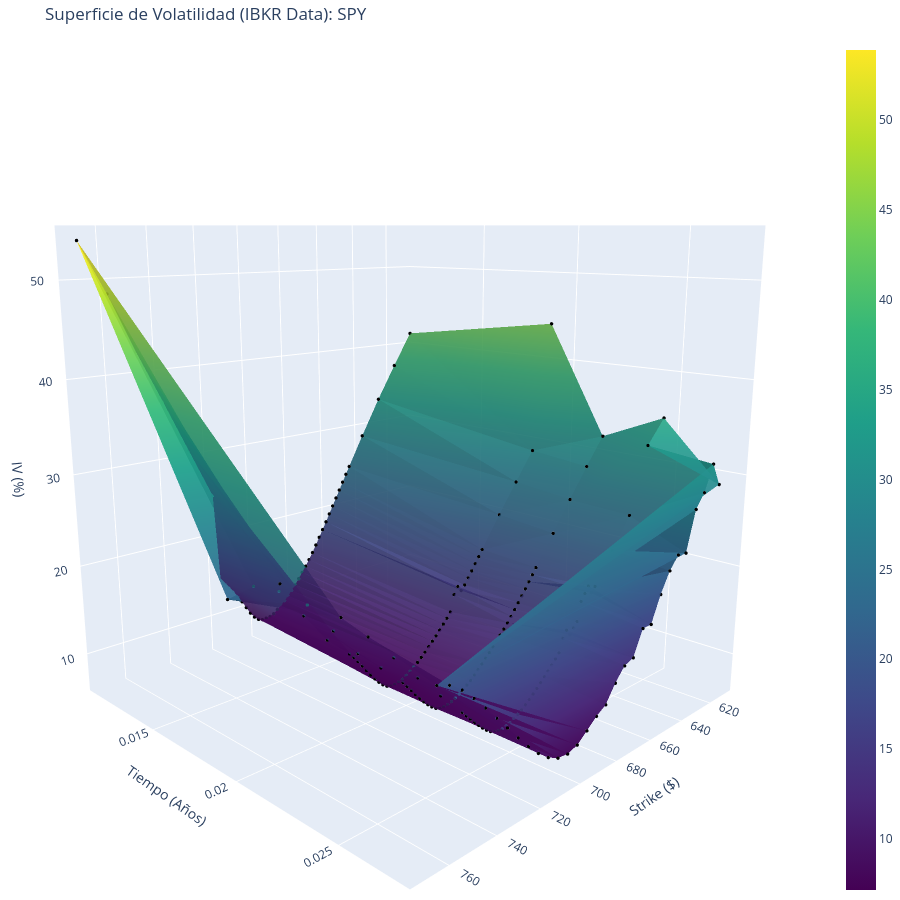

Write notebook code for a chart like this one.
### Code cell
# -*- coding: utf-8 -*-
"""
Ejercicio Máster V15: Superficie de Volatilidad 3D (Híbrida & Validada)
-----------------------------------------------------------------------
1. Detecta strikes REALES usando 'reqContractDetails'.
2. Prioriza la IV oficial de IBKR (ModelGreeks).
3. Fallback: Calcula IV a mano si IBKR no envía dato.
4. Grafica Superficie 3D interactiva.
"""

import math
import datetime as dt
import pandas as pd
import plotly.graph_objects as go
from ib_insync import IB, Stock, Option, util

# --- 1. MATEMÁTICAS DE APOYO (SOLO PARA FALLBACK) ---
def ensure_ipython_loop():
    try:
        from IPython import get_ipython
        if get_ipython() and getattr(get_ipython(), "kernel", None):
            util.startLoop()
    except: pass

def norm_cdf(x):
    return 0.5 * (1.0 + math.erf(x / math.sqrt(2.0)))

def implied_vol_fallback(price, S, K, T, r, q, right):
    """Calcula IV a mano solo si IB no la envía."""
    if price <= 0.05 or T <= 0: return float("nan")

    def price_bs(s):
        if s < 1e-4: s = 1e-4
        d1 = (math.log(S/K) + (r - q + 0.5*s**2)*T) / (s*math.sqrt(T))
        d2 = d1 - s*math.sqrt(T)
        if right == "C":
            return math.exp(-q*T)*S*norm_cdf(d1) - math.exp(-r*T)*K*norm_cdf(d2)
        else:
            return math.exp(-r*T)*K*norm_cdf(-d2) - math.exp(-q*T)*S*norm_cdf(-d1)

    lo, hi = 1e-4, 4.0
    for _ in range(20):
        mid = (lo+hi)/2
        try:
            p = price_bs(mid)
            if abs(p - price) < 1e-3: return mid
            if p > price: hi = mid
            else: lo = mid
        except: return float("nan")
    return (lo+hi)/2

# --- 2. VISUALIZACIÓN ---
def plot_surface_v15(df, ticker):
    if df.empty:
        print("Datos insuficientes para graficar.")
        return

    # Limpieza de valores extremos para que la gráfica no se deforme
    df = df[(df['IV'] > 1) & (df['IV'] < 100)]

    # Agrupar Calls y Puts del mismo strike/vencimiento para suavizar
    df_surf = df.groupby(['Strike', 'T_Years'])[['IV']].mean().reset_index()

    fig = go.Figure()

    # Malla 3D
    fig.add_trace(go.Mesh3d(
        x=df_surf['Strike'],
        y=df_surf['T_Years'],
        z=df_surf['IV'],
        intensity=df_surf['IV'],
        colorscale='Viridis',
        opacity=0.9,
        flatshading=True,
        name='IV Surface'
    ))

    # Puntos reales
    fig.add_trace(go.Scatter3d(
        x=df_surf['Strike'],
        y=df_surf['T_Years'],
        z=df_surf['IV'],
        mode='markers',
        marker=dict(size=2, color='black'),
        name='Datos'
    ))

    fig.update_layout(
        title=f"Superficie de Volatilidad (IBKR Data): {ticker}",
        scene=dict(
            xaxis_title='Strike ($)',
            yaxis_title='Tiempo (Años)',
            zaxis_title='IV (%)',
            camera=dict(eye=dict(x=1.5, y=1.5, z=0.5))
        ),
        margin=dict(l=0, r=0, b=0, t=40),
        height=900
    )

    filename = f"Superficie_V15_{ticker}.html"
    fig.write_html(filename)
    print(f"\n[ÉXITO] Gráfico guardado: {filename}")
    try: fig.show()
    except: pass

# --- 3. CORE LOGIC ---
if __name__ == "__main__":
    ensure_ipython_loop()

    # PARAMETROS
    HOST = "127.0.0.1"; PORT = 7497; CLIENT_ID = 88
    SYMBOL = "SPY"
    R_RATE = 0.045
    DIV_YIELD = 0.015
    RANGE_PCT = 0.12  # Descargar +/- 12% del Spot

    ib = IB()
    try:
        print(f"--- INICIO V15: SUPERFICIE HÍBRIDA ({SYMBOL}) ---")
        ib.connect(HOST, PORT, clientId=CLIENT_ID)
        ib.reqMarketDataType(3) # Delayed

        # A) Spot
        underlying = Stock(SYMBOL, "SMART", "USD")
        ib.qualifyContracts(underlying)
        tick = ib.reqMktData(underlying, "", False, False)
        ib.sleep(2)
        S_ref = tick.last if tick.last > 0 else (tick.close if tick.close > 0 else 0)

        # Histórico de seguridad
        if S_ref <= 0:
            print("Spot no disponible en tick, buscando histórico...")
            bars = ib.reqHistoricalData(underlying, '', '1 D', '1 day', 'TRADES', 1, 1, False, [])
            if bars: S_ref = bars[-1].close

        print(f"Precio Spot Referencia: {S_ref:.2f}")
        if S_ref == 0: raise Exception("No hay precio spot.")

        # B) Definición de Cadena
        chains = ib.reqSecDefOptParams(underlying.symbol, "", underlying.secType, underlying.conId)
        chain = next(c for c in chains if c.exchange == "SMART" and c.tradingClass == SYMBOL)

        # Filtrar fechas (Próximos 5 meses)
        now = dt.datetime.now().date()
        valid_exps = sorted([dt.datetime.strptime(e, "%Y%m%d").date() for e in chain.expirations if dt.datetime.strptime(e, "%Y%m%d").date() > now + dt.timedelta(days=2)])
        target_exps = valid_exps[:5]

        print(f"Vencimientos: {[d.strftime('%Y-%m-%d') for d in target_exps]}")

        all_data = []

        # C) Bucle Principal
        for exp in target_exps:
            exp_str = exp.strftime("%Y%m%d")
            T = (exp - now).days / 365.0
            print(f"\n---> Vencimiento: {exp_str} (T={T:.3f})")

            # 1. Validar Strikes Reales
            print("     Validando contratos existentes...")
            contract_tpl = Option(SYMBOL, exp_str, exchange='SMART')
            cds = ib.reqContractDetails(contract_tpl)

            # Crear conjunto de strikes únicos que existen
            real_strikes = set(cd.contract.strike for cd in cds)

            # Filtrar por rango de precio
            min_k = S_ref * (1 - RANGE_PCT)
            max_k = S_ref * (1 + RANGE_PCT)
            target_strikes = sorted([k for k in real_strikes if min_k <= k <= max_k])

            # Optimización: si hay demasiados, saltar (decimación)
            if len(target_strikes) > 40: target_strikes = target_strikes[::2]

            print(f"     Solicitando datos para {len(target_strikes)} strikes...")

            # 2. Pedir Datos (Griegas incluidas)
            contracts = []
            for K in target_strikes:
                contracts.append(Option(SYMBOL, exp_str, K, "C", "SMART"))
                contracts.append(Option(SYMBOL, exp_str, K, "P", "SMART"))

            ib.qualifyContracts(*contracts)
            # Tick 106 = Option Implied Vol
            tickers = [ib.reqMktData(c, "100,101,106", False, False) for c in contracts]

            ib.sleep(4) # Esperar a que lleguen los ticks

            # 3. Procesar Ticks (Lógica Híbrida)
            valid_count = 0
            for t in tickers:
                mid = (t.bid + t.ask)/2 if (t.bid > 0) else t.last
                if mid < 0.05: continue

                iv_final = float("nan")
                source = ""

                # FUENTE 1: IBKR (Model Greeks)
                if t.modelGreeks and t.modelGreeks.impliedVol:
                    iv_ib = t.modelGreeks.impliedVol
                    # Filtro de cordura (a veces manda infinitos)
                    if 0.01 < iv_ib < 5.0:
                        iv_final = iv_ib * 100
                        source = "IBKR"

                # FUENTE 2: Cálculo Manual (Fallback)
                if math.isnan(iv_final):
                    iv_man = implied_vol_fallback(mid, S_ref, t.contract.strike, T, R_RATE, DIV_YIELD, t.contract.right)
                    if not math.isnan(iv_man):
                        iv_final = iv_man * 100
                        source = "MANUAL"

                if not math.isnan(iv_final):
                    valid_count += 1
                    all_data.append({
                        "Strike": t.contract.strike,
                        "T_Years": T,
                        "Type": t.contract.right,
                        "IV": iv_final,
                        "Source": source
                    })

            # Limpieza
            for t in tickers: ib.cancelMktData(t.contract)
            print(f"     Datos válidos recibidos: {valid_count}")

        # D) Resultado Final
        df = pd.DataFrame(all_data)
        if not df.empty:
            print(f"\nGenerando superficie con {len(df)} puntos...")
            # Mostrar conteo de fuentes
            print(df['Source'].value_counts())
            plot_surface_v15(df, SYMBOL)
        else:
            print("No se encontraron datos.")

    except Exception as e:
        print(f"ERROR: {e}")
        import traceback
        traceback.print_exc()
    finally:
        ib.disconnect()
        print("Desconectado.")

### Figure 1 — Plotly figure (JSON) as saved in the notebook; plotly's stock layout.template omitted (floating-point values rounded to 4 significant figures; data arrays with more than 128 entries replaced by an {"elided": "..."} marker saying what was removed)
{"data": [{"colorscale": [[0, "#440154"], [0.1111, "#482878"], [0.2222, "#3e4989"], [0.3333, "#31688e"], [0.4444, "#26828e"], [0.5556, "#1f9e89"], [0.6667, "#35b779"], [0.7778, "#6ece58"], [0.8889, "#b5de2b"], [1, "#fde725"]], "flatshading": true, "intensity": {"elided": "211 float values"}, "name": "IV Surface", "opacity": 0.9, "type": "mesh3d", "x": {"elided": "211 int values"}, "y": {"elided": "211 float values"}, "z": {"elided": "211 float values"}}, {"marker": {"color": "black", "size": 2}, "mode": "markers", "name": "Datos", "type": "scatter3d", "x": {"elided": "211 int values"}, "y": {"elided": "211 float values"}, "z": {"elided": "211 float values"}}], "layout": {"height": 900, "margin": {"b": 0, "l": 0, "r": 0, "t": 40}, "scene": {"camera": {"eye": {"x": 1.5, "y": 1.5, "z": 0.5}}, "xaxis": {"title": {"text": "Strike ($)"}}, "yaxis": {"title": {"text": "Tiempo (Años)"}}, "zaxis": {"title": {"text": "IV (%)"}}}, "title": {"text": "Superficie de Volatilidad (IBKR Data): SPY"}}}
